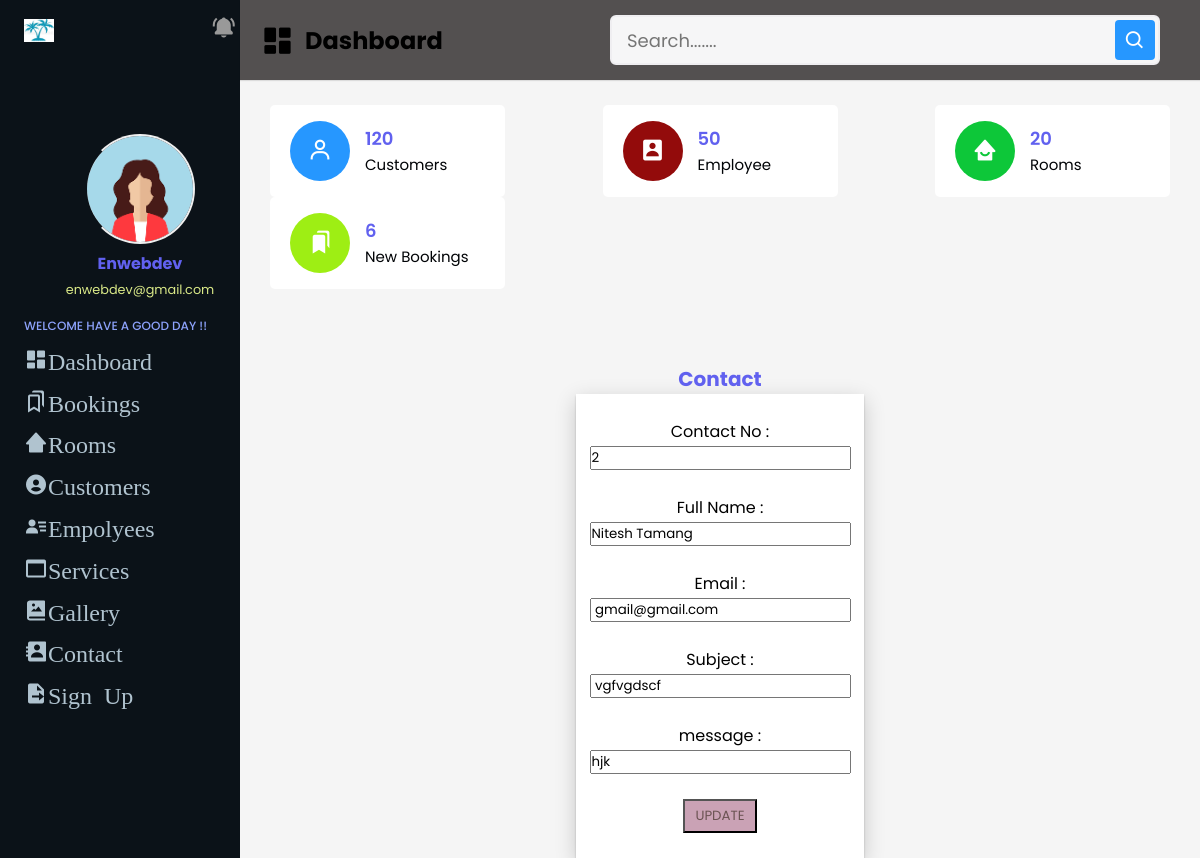
The page /admin/contactupdate.php?contact_no=2 (signed in) on the database its author committed.
### tables this page shows
CREATE TABLE `contact` (
  `contact_no` int(110) NOT NULL,
  `full_name` varchar(150) NOT NULL,
  `email` varchar(50) NOT NULL,
  `subject` varchar(100) NOT NULL,
  `message` varchar(200) NOT NULL
);

### admin/contactupdate.php (the view, shortened to what this page needs)
<?php
  require('inc/db_config.php');
  $contact_no=$_GET['contact_no'];
  $sql ="SELECT * FROM contact WHERE contact_no='$contact_no'";
  $res= mysqli_query($con,$sql);
  $row=mysqli_fetch_array($res);
?>
<!DOCTYPE html>
 <html lang="en">
   <head>
    <?php
    require('inc/links.php')
    ?>
  </head>
  <body class="bg-light">
  <?php require('inc/header.php') ?>
<div class="content">
  <br><br><br>
           <center>
               <h3><u>Contact</u></h3>
               <form action="#" method="POST">
               <div class="row"><br>
                     <label for="contact_no" >Contact No :</label>
                      <input value="<?php echo $row ['contact_no']?>" type="number" name="contact_no" placeholder="Your Contact Id..">  <br><br>
                      <label for="full_name" >Full Name :</label>
                      <input type="text" value="<?php echo $row ['full_name']?>" name="full_name" placeholder="Your Full Name..">  <br><br>
                      <label for="email"> Email :</label>
                      <input type="text" value="<?php echo $row ['email']?>" name="email" placeholder="Your Email..">  <br><br>
                      <label for="subject">Subject :</label>
                      <input type="text" value="<?php echo $row ['subject']?>" name="subject" placeholder="Your Subject..">  <br><br>
                      <label for="message">message :</label>
                      <input type="int" value="<?php echo $row ['message']?>" name="message" placeholder="Your Message..">  <br><br>
                       <input type="submit" class="btn btn-dark shadow-none text-center" name="update_btn" value="UPDATE"></input><br><br>
                   </div>
             </form>
           </center>
       </div>
  </body>
</html>

### admin/style.css (style rules this page uses)
:root { --main:orange; --bg:#0B1218; --bg-body:#131D28; }
* { margin: 0; padding: 0; text-decoration: none; list-style-type: none; box-sizing: border-box; font-family: 'Poppins' ,sans-serif; }
h3 { font-size: 20px; color: rgb(97, 97, 239); }
.btn { background:rgb(202, 162, 181); color: rgb(107, 83, 83); padding: 5px 10px; text-align: center; }

### admin/contactupdate.php (style rules this page uses)
* { margin: 0; padding: 0; box-sizing: border-box; font-family: 'Poppins', sans-serif; }
.content .row { min-height: 40vh; width: 30%; flex: 5; background: white; margin: 10 25px 25px 25px; box-shadow: 0 2px 2px 0 rgba(0 , 0 ,0,0.2), 0 6px 20px 0 rgba(0,0,0,0.19); display: block; flex-direction: column; }

### rows shown on the page
contact: contact_no "2", full_name "Nitesh Tamang", email "gmail@gmail.com", subject "vgfvgdscf", message "hjk"
